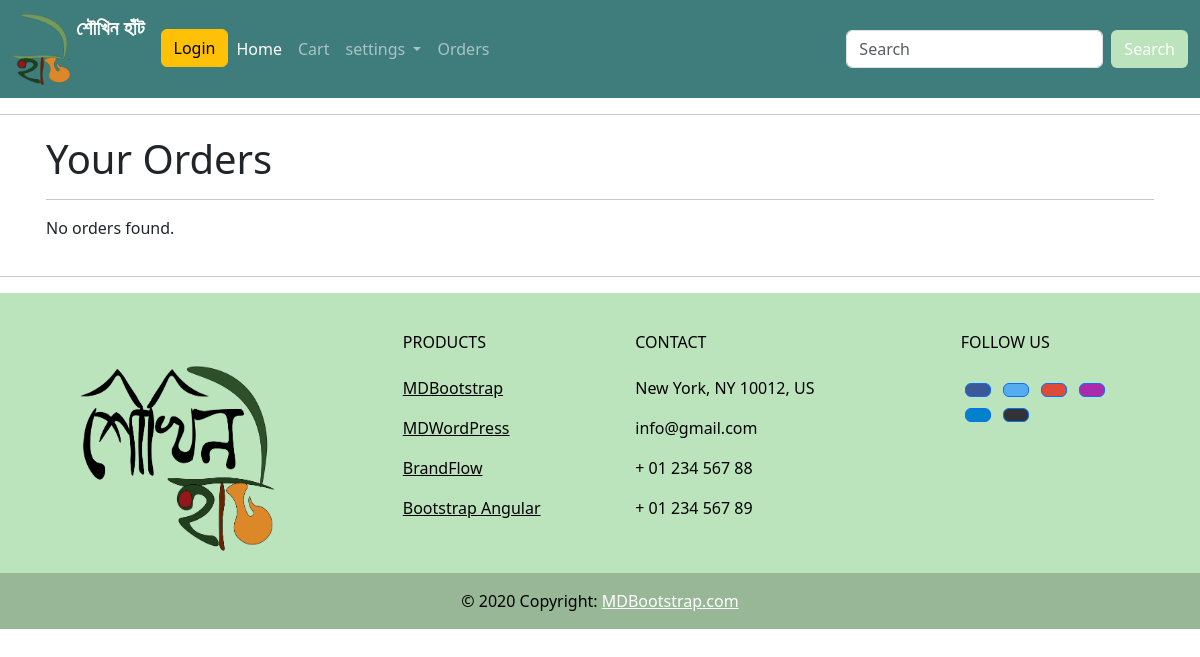
The app's page //orders/, older data.
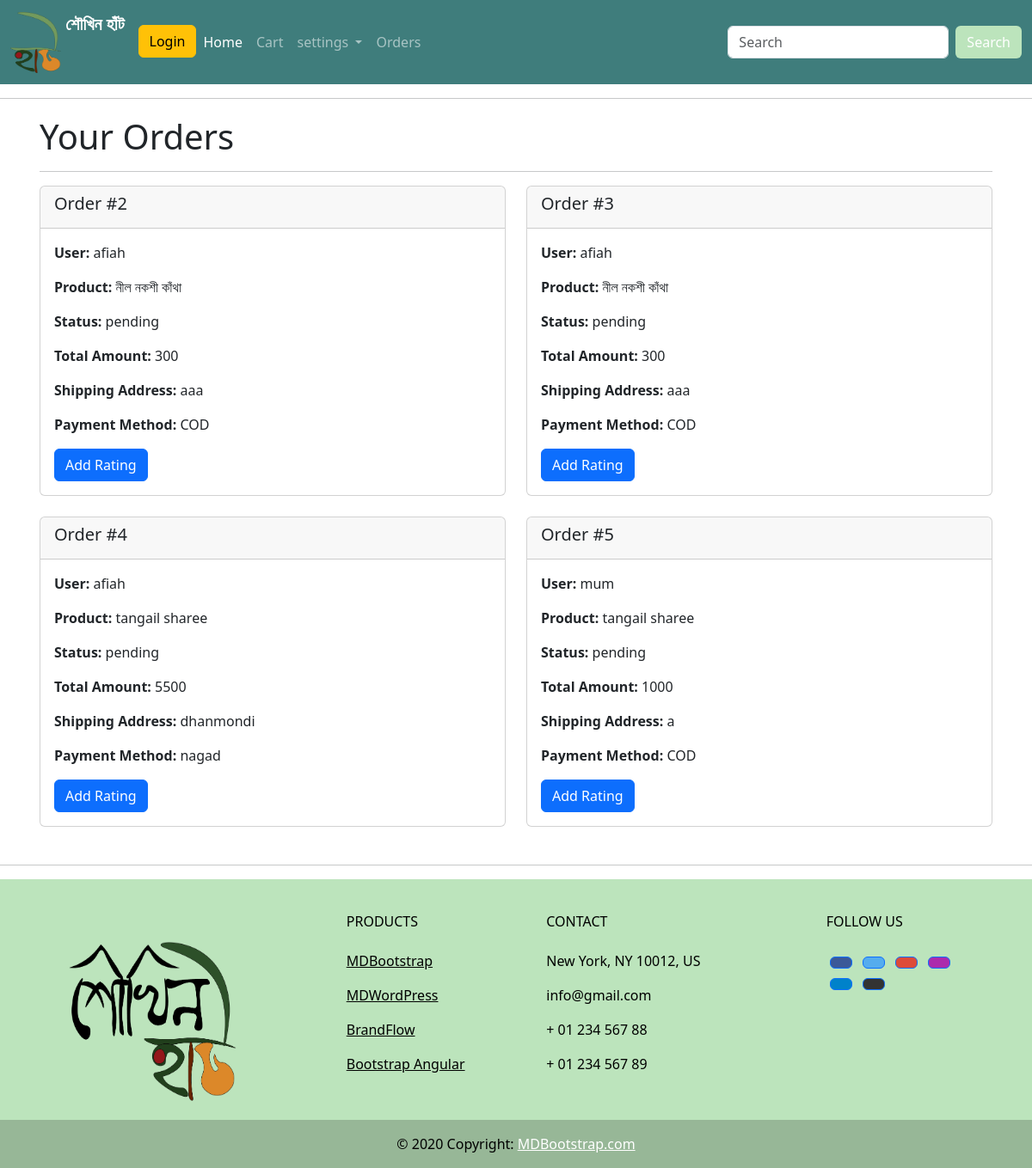
The same page, newer data.
### shoukhin/models.py (models this page shows, shortened)
class Order(models.Model):
    STATUS_CHOICES = [
         ('pending', 'pending'),
         ('processing', 'processing'),
         ('shipped', 'shipped'),
         ('delivered', 'delivered'),
         ('cancelled', 'cancelled'),
    ]
    PAYMENT_CHOICES = [
        ('bkash', 'bkash'),
        ('COD', 'COD'),
        ('bank', 'bank'),
        ('nagad', 'nagad'),
        ('rocket', 'rocket'),
    ]
    user = models.ForeignKey(User, on_delete=models.CASCADE)
    product = models.ForeignKey(product, on_delete=models.CASCADE, blank=True, null=True)
    created_at = models.DateTimeField(default=timezone.now)
    status = models.CharField(max_length=30, choices=STATUS_CHOICES, default='pending',blank=True,null=True)
    total_amount = models.IntegerField()
    shipping_address = models.TextField(max_length=200)
    payment_method = models.CharField(max_length=30,choices=PAYMENT_CHOICES, default='COD',blank=True,null=True)

class product(models.Model):
    CATEGORY_CHOICES = CATEGORY_CHOICES = [
        ('jute', 'Jute'),
        ('clothing', 'Clothing'),
        ('jewellery', 'Jewellery'),
        ('food', 'Food'),
        ('home_decor', 'Home Decor'),
        ('pottery', 'Pottery'),
        ('nakshi_kantha', 'Nakshi Kantha'),
        ('others', 'Others'),
    ]
    name = models.CharField(max_length=200)
    price = models.IntegerField()
    description = models.TextField(blank=True,null=True)
    measurements = models.CharField(max_length=300)
    category = models.CharField(max_length=100, choices=CATEGORY_CHOICES, default='others')
    image = models.ImageField(upload_to='static/images', blank=True, null=True, default='static/images/default_no_img.jfif')
    stock = models.IntegerField(default=0)

### shoukhin/views.py (the view)
# urls.py: path('/orders/', s_view.orders, name='orders'),
def orders(request):
    order = Order.objects.all()
    context = {
        'order': order,
    }
    return  render(request,template_name='body/orders.html',context=context)

### shoukhin/template/body/orders.html
{% extends 'body/main.html' %}
{% load static %}
{% block content %}
<div class="container">
  <h1>Your Orders</h1>
  <hr>
  <div class="row">
    {% for o in order %}
    <div class="col-md-6 mb-4">
      <div class="card">
        <div class="card-header">
          <h5 class="card-title">Order #{{ o.id }}</h5>
        </div>
        <div class="card-body">
          <p><strong>User:</strong> {{ o.user }}</p>
          <p><strong>Product:</strong> {{ o.product.name }}</p>
          <p><strong>Status:</strong> {{ o.status }}</p>
          <p><strong>Total Amount:</strong> {{ o.total_amount }}</p>
          <p><strong>Shipping Address:</strong> {{ o.shipping_address }}</p>
          <p><strong>Payment Method:</strong> {{ o.payment_method }}</p>
         <a href="{% url 'add_rating' %}?order_id={{ o.id }}&product_name={{ o.product.name }}" class="btn btn-primary">Add Rating</a>
        </div>
      </div>
    </div>
    {% empty %}
    <div class="col-md-12">
      <p>No orders found.</p>
    </div>
    {% endfor %}
  </div>
</div>
{% endblock %}

### shoukhin/template/body/main.html (shortened to what this page needs)
<!DOCTYPE html>
<html lang="en">
<head>
    <link href="https://cdn.jsdelivr.net/npm/bootstrap@5.3.3/dist/css/bootstrap.min.css" rel="stylesheet">
</head>
<body>
{% include 'body/navbar.html' %}
<hr>
<div class="container p-1">
{% block content %}
{% endblock %}
 </div>
<hr>
{% include 'body/footer.html' %}
</body>
</html>

### shoukhin/template/body/navbar.html (shortened to what this page needs)
{% load static %}
<nav class="navbar navbar-expand-lg navbar-dark"style="background-color: #3F7D7C;">
  <div class="container-fluid">
    <a class="navbar-brand navbar-brand-xL" href="#">
      <img src="static/images/logo(haat).png" alt="Logo" width="59" height="71" class="d-inline-block align-text-top">
      <b>শৌখিন হাঁট</b>
    </a>
    <div class="collapse navbar-collapse" id="navbarSupportedContent">
      <ul class="navbar-nav me-auto mb-2 mb-lg-0">
          <li class="nav-item">
                    <a href="{% url 'login' %}"  class="btn btn-warning" type="submit">Login</a>
                </li>
        <li class="nav-item">
          <a class="nav-link active" aria-current="page" href="{% url 'home' %}">Home</a>
        </li>
        <li class="nav-item">
          <a class="nav-link " href="{% url 'cart' %}">Cart</a>
        </li>
        <li class="nav-item dropdown">
          <a class="nav-link dropdown-toggle" href="#" id="navbarDropdown" role="button" data-bs-toggle="dropdown" aria-expanded="false">
            settings
          </a>
        </li>
        <li class="nav-item">
            <a class="nav-link" href="{% url 'orders' %}">Orders</a>
        </li>
      </ul>
      <form class="d-flex">
        <input class="form-control me-2" type="search" placeholder="Search" aria-label="Search">
        <a href="{% url 'product_details' %}"  class="btn custom-btn">Search</a>
      </form>
        </div>
    </div>
</nav>

### shoukhin/template/body/footer.html (shortened to what this page needs)
{% load static %}
  <footer
          class="text-center text-lg-start text-black"
          style="background-color: #BCE4BC"
          >
    <div class="container p-4 pb-0">
      <section class="">
        <div class="row">
          <div class="col-md-3 col-lg-3 col-xl-3 mx-auto mt-3">
            <p>
             <img src="static/images/logo.png"  alt="Image" width="200" height="200">
            </p>
          </div>
          <div class="col-md-2 col-lg-2 col-xl-2 mx-auto mt-3">
            <h6 class="text-uppercase mb-4 font-weight-bold">Products</h6>
            <p>
              <a class="text-black">MDBootstrap</a>
            </p>
            <p>
              <a class="text-black">MDWordPress</a>
            </p>
            <p>
              <a class="text-black">BrandFlow</a>
            </p>
            <p>
              <a class="text-black">Bootstrap Angular</a>
            </p>
          </div>
          <div class="col-md-4 col-lg-3 col-xl-3 mx-auto mt-3">
            <h6 class="text-uppercase mb-4 font-weight-bold">Contact</h6>
            <p> New York, NY 10012, US</p>
            <p> info@gmail.com</p>
            <p> + 01 234 567 88</p>
            <p> + 01 234 567 89</p>
          </div>
          <div class="col-md-3 col-lg-2 col-xl-2 mx-auto mt-3">
            <h6 class="text-uppercase mb-4 font-weight-bold">Follow us</h6>
            <a
               class="btn btn-primary btn-floating m-1"
               style="background-color: #3b5998"
               href="#!"
               role="button"
               ></a>
            <a
               class="btn btn-primary btn-floating m-1"
               style="background-color: #55acee"
               href="#!"
               role="button"
               ></a>
            <a
               class="btn btn-primary btn-floating m-1"
               style="background-color: #dd4b39"
               href="#!"
               role="button"
               ></a>
            <a
               class="btn btn-primary btn-floating m-1"
               style="background-color: #ac2bac"
               href="#!"
               role="button"
               ></a>
            <a
               class="btn btn-primary btn-floating m-1"
               style="background-color: #0082ca"
               href="#!"
               role="button"
               ></a>
            <a
               class="btn btn-primary btn-floating m-1"
               style="background-color: #333333"
               href="#!"
               role="button"
               ></a>
          </div>
        </div>
      </section>
    </div>
    <div
         class="text-center p-3"
         style="background-color: rgba(0, 0, 0, 0.2)"
         >
      © 2020 Copyright:
      <a class="text-white" href="https://mdbootstrap.com/"
         >MDBootstrap.com</a
        >
    </div>
  </footer>

### shoukhin/template/body/navbar.html (style rules this page uses)
.custom-btn { background-color: #BCE4BC; color: #fff; }

Row changes from the older to the newer data that the page shows:
added Order: id "2", user "afiah", product.name "নীল নকশী কাঁথা", status "pending", total_amount "300", shipping_address "aaa", payment_method "COD"
added Order: id "3", user "afiah", product.name "নীল নকশী কাঁথা", status "pending", total_amount "300", shipping_address "aaa", payment_method "COD"
added Order: id "4", user "afiah", product.name "tangail sharee", status "pending", total_amount "5500", shipping_address "dhanmondi", payment_method "nagad"
added Order: id "5", user "mum", product.name "tangail sharee", status "pending", total_amount "1000", shipping_address "a", payment_method "COD"
Text that changed along with them:
text no longer shown: "No orders found."
